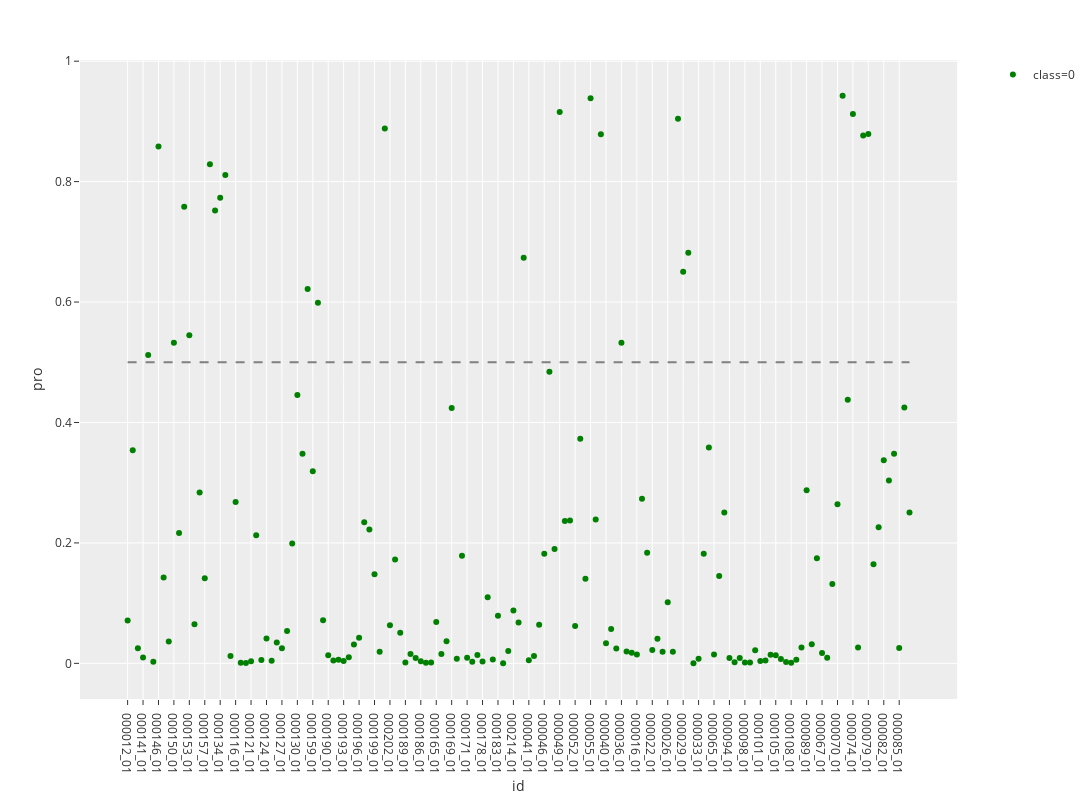

Source (notebook cell):
### Code cell
healthy_pre = predict_plot('test_healthy')
# healthy_pre.to_excel('C:/Users/pc/Desktop/healthy_pre.xlsx', index=False)

### Figure 1 — Plotly figure (JSON) as saved in the notebook; plotly's stock layout.template omitted (floating-point values rounded to 4 significant figures; data arrays with more than 128 entries replaced by an {"elided": "..."} marker saying what was removed)
{"data": [{"hoverlabel": {"namelength": 0}, "hovertemplate": "class=0<br>id=%{x}<br>pro=%{y}", "legendgroup": "class=0", "marker": {"color": "green", "symbol": "circle"}, "mode": "markers", "name": "class=0", "showlegend": true, "type": "scatter", "x": {"elided": "153 str values"}, "xaxis": "x", "y": {"elided": "153 float values"}, "yaxis": "y"}, {"line": {"color": "grey", "dash": "dash"}, "mode": "lines", "showlegend": false, "type": "scatter", "x": ["000012_01", "000215_01"], "y": [0.5, 0.5]}], "layout": {"height": 800, "legend": {"tracegroupgap": 0}, "margin": {"t": 60}, "width": 1200, "xaxis": {"anchor": "y", "domain": [0, 0.98], "title": {"text": "id"}}, "yaxis": {"anchor": "x", "domain": [0, 1], "title": {"text": "pro"}}}}
